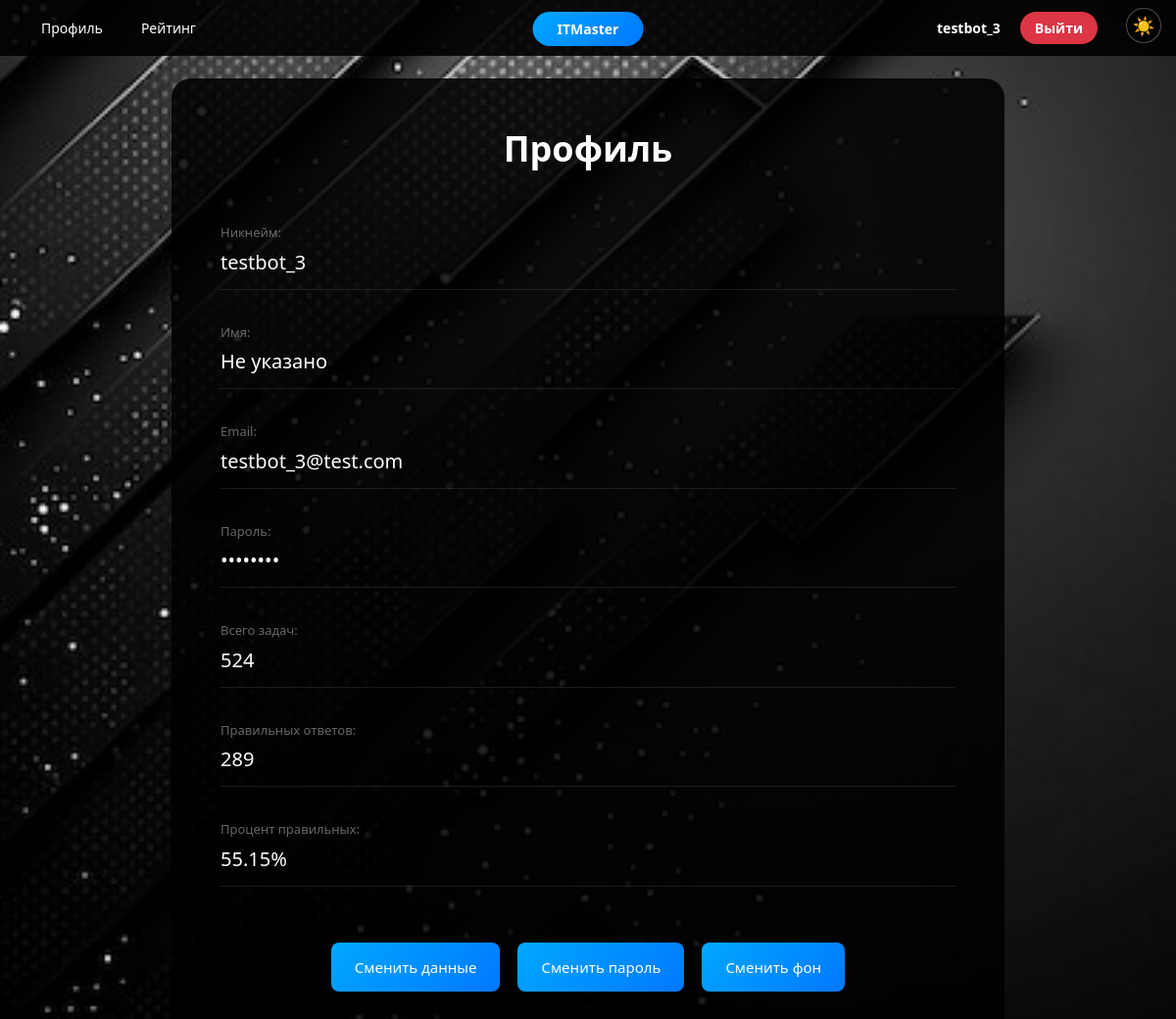
The page /profile/3 on the database its author committed.
### data/users.py (models this page shows, shortened)
class User(SqlAlchemyBase, UserMixin, SerializerMixin):
    __tablename__ = 'users'
    id = sqlalchemy.Column(sqlalchemy.Integer, primary_key=True, autoincrement=True)
    username = sqlalchemy.Column(sqlalchemy.String, nullable=False, unique=True)
    surname = sqlalchemy.Column(sqlalchemy.String, nullable=True)
    name = sqlalchemy.Column(sqlalchemy.String, nullable=True)
    age = sqlalchemy.Column(sqlalchemy.Integer, nullable=True)
    position = sqlalchemy.Column(sqlalchemy.String, nullable=True)
    speciality = sqlalchemy.Column(sqlalchemy.String, nullable=True)
    address = sqlalchemy.Column(sqlalchemy.String, nullable=True)
    email = sqlalchemy.Column(sqlalchemy.String, index=True, unique=True, nullable=True)
    password = sqlalchemy.Column(sqlalchemy.String, nullable=True)
    modified_date = sqlalchemy.Column(sqlalchemy.DateTime, default=datetime.datetime.now)
    country = sqlalchemy.Column(sqlalchemy.String, nullable=True)
    city = sqlalchemy.Column(sqlalchemy.String, nullable=True)
    background_image = sqlalchemy.Column(sqlalchemy.String, nullable=True)
    total_tasks = sqlalchemy.Column(sqlalchemy.Integer, default=0)
    correct_tasks = sqlalchemy.Column(sqlalchemy.Integer, default=0)

### main.py (the view)
@app.route('/profile/<int:user_id>')
def profile(user_id):
    theme = get_theme()
    db_sess = db_session.create_session()
    user = db_sess.get(User, user_id)
    if not user:
        return redirect(url_for('login'))
    total = user.total_tasks or 0
    correct = user.correct_tasks or 0
    if total > 0:
        percent = "{:.2f}".format(correct * 100 / total)
    else:
        percent = "-"
    return render_template('profile.html', user=user, theme=theme, total=total, correct=correct, percent=percent, bg_image=user.background_image)

### data/db_session.py (called while the page is built)
def create_session() -> Session:
    global __factory
    return __factory()

### main.py (called while the page is built)
def get_theme():
    return request.cookies.get('theme', 'dark')

### templates/profile.html (shortened to what this page needs)
{% extends "base.html" %}
{% block content %}
<div class="profile-full">
    <div class="profile-container">
        <div class="profile-header">
            <h2 class="profile-title">Профиль</h2>
        </div>
        <div class="profile-field">
            <label>Никнейм:</label>
            <div class="field-value">{{ user.username }}</div>
        </div>
        <div class="profile-field">
            <label>Имя:</label>
            <div class="field-value">{{ user.name or 'Не указано' }}</div>
        </div>
        <div class="profile-field">
            <label>Email:</label>
            <div class="field-value">{{ user.email }}</div>
        </div>
        <div class="profile-field">
            <label>Пароль:</label>
            <div class="field-value">••••••••</div>
        </div>
        <div class="profile-field">
            <label>Всего задач:</label>
            <div class="field-value">{{ total }}</div>
        </div>
        <div class="profile-field">
            <label>Правильных ответов:</label>
            <div class="field-value">{{ correct }}</div>
        </div>
        <div class="profile-field">
            <label>Процент правильных:</label>
            <div class="field-value">
                {% if total > 0 %}
                    {{ "%.2f"|format(correct * 100 / total) }}%
                {% else %}
                    —
                {% endif %}
            </div>
        </div>
        <div class="profile-actions-row">
            <button onclick="showEditData()" class="btn-action">Сменить данные</button>
            <button onclick="showChangePassword()" class="btn-action">Сменить пароль</button>
            <button onclick="showBackgroundSettings()" class="btn-action">Сменить фон</button>
        </div>
    </div>
</div>
{% endblock %}

### templates/base.html (shortened to what this page needs)
<!doctype html>
<html lang="ru">
<head>
    <link rel="stylesheet" href="https://stackpath.bootstrapcdn.com/bootstrap/4.4.1/css/bootstrap.min.css">
    <link rel="stylesheet" href="{{ url_for('static', filename='css/style.css') }}">
</head>
<body class="{{ theme }}-theme {% if user %}logged-in{% endif %}">
    <div class="theme-switcher">
        {% if theme == 'dark' %}
            <a href="/set_theme/light" class="theme-btn">☀️</a>
        {% else %}
            <a href="/set_theme/dark" class="theme-btn">🌙</a>
        {% endif %}
    </div>
    {% if user %}
    <div class="top-bar">
        <div class="nav-buttons">
            <a href="/profile/{{ user.id }}" class="nav-btn">Профиль</a>
            <a href="/rating" class="nav-btn">Рейтинг</a>
        </div>
        <div class="nav-center">
            <a href="/dashboard/{{ user.id }}" class="nav-btn-center">ITMaster</a>
        </div>
        <div class="right-controls">
            <div class="user-info">
                <span>{{ user.username }}</span>
            </div>
            <a href="/logout" class="logout-btn">Выйти</a>
        </div>
    </div>
    {% endif %}
    {% block content %}
    {% endblock %}
</body>
</html>

### static/css/style.css (style rules this page uses)
* { margin: 0; padding: 0; box-sizing: border-box; }
body { font-family: 'Segoe UI', Tahoma, Geneva, Verdana, sans-serif; min-height: 100vh; overflow-x: hidden; }
body.dark-theme.logged-in { background: url('/static/img/dark.jpg') no-repeat center center fixed; background-size: cover; }
.top-bar { position: fixed; top: 0; left: 0; right: 0; background: rgba(0, 0, 0, 0.9); padding: 12px 30px; z-index: 1000; display: flex; justify-content: space-between; align-items: center; }
.nav-buttons { display: flex; gap: 15px; }
.nav-btn { background: none; border: none; font-size: 14px; font-weight: 500; cursor: pointer; padding: 6px 12px; border-radius: 6px; text-decoration: none; color: #fff; }
.nav-center { position: absolute; left: 50%; transform: translateX(-50%); }
.nav-btn-center { background: linear-gradient(135deg, #00a8ff, #0077ff); color: white; border: none; padding: 8px 25px; border-radius: 25px; cursor: pointer; text-decoration: none; font-size: 14px; font-weight: bold; }
.right-controls { display: flex; align-items: center; gap: 20px; margin-right: 50px; }
.user-info { font-weight: bold; font-size: 14px; color: #fff; }
.logout-btn { background: #dc3545; color: white; border: none; padding: 6px 15px; border-radius: 20px; cursor: pointer; text-decoration: none; font-size: 14px; font-weight: bold; }
.theme-switcher { position: fixed; top: 8px; right: 15px; z-index: 1001; }
.theme-btn { background: rgba(0, 0, 0, 0.6); border: 1px solid rgba(255, 255, 255, 0.3); border-radius: 50%; width: 36px; height: 36px; font-size: 18px; cursor: pointer; text-decoration: none; display: flex; align-items: center; justify-content: center; }
.profile-full { width: 100%; min-height: 100vh; display: flex; justify-content: center; align-items: center; padding: 80px 20px 20px 20px; overflow-x: hidden; }
.profile-container { width: 850px; min-height: 550px; background: rgba(0, 0, 0, 0.85); border-radius: 20px; padding: 50px 50px; display: flex; flex-direction: column; justify-content: center; }
.profile-header { text-align: center; margin-bottom: 35px; }
.profile-title { font-size: 36px; font-weight: 700; }
body.dark-theme .profile-title { color: #fff; }
.profile-field { margin-bottom: 22px; padding: 12px 0; border-bottom: 1px solid rgba(255, 255, 255, 0.1); }
.profile-field label { display: block; font-size: 13px; margin-bottom: 5px; opacity: 0.6; }
body.dark-theme .profile-field label { color: #aaa; }
.field-value { font-size: 20px; font-weight: 500; }
body.dark-theme .field-value { color: #fff; }
.profile-actions-row { display: flex; gap: 18px; justify-content: center; margin-top: 35px; flex-wrap: wrap; }
.btn-action { background: linear-gradient(135deg, #00a8ff, #0077ff); color: white; border: none; padding: 14px 24px; border-radius: 8px; cursor: pointer; font-size: 15px; transition: transform 0.2s; }

### rows shown on the page
User: username "testbot_3", name "Не указано", email "testbot_3@test.com", total_tasks "524", correct_tasks "289", correct*100/total "55.15"
